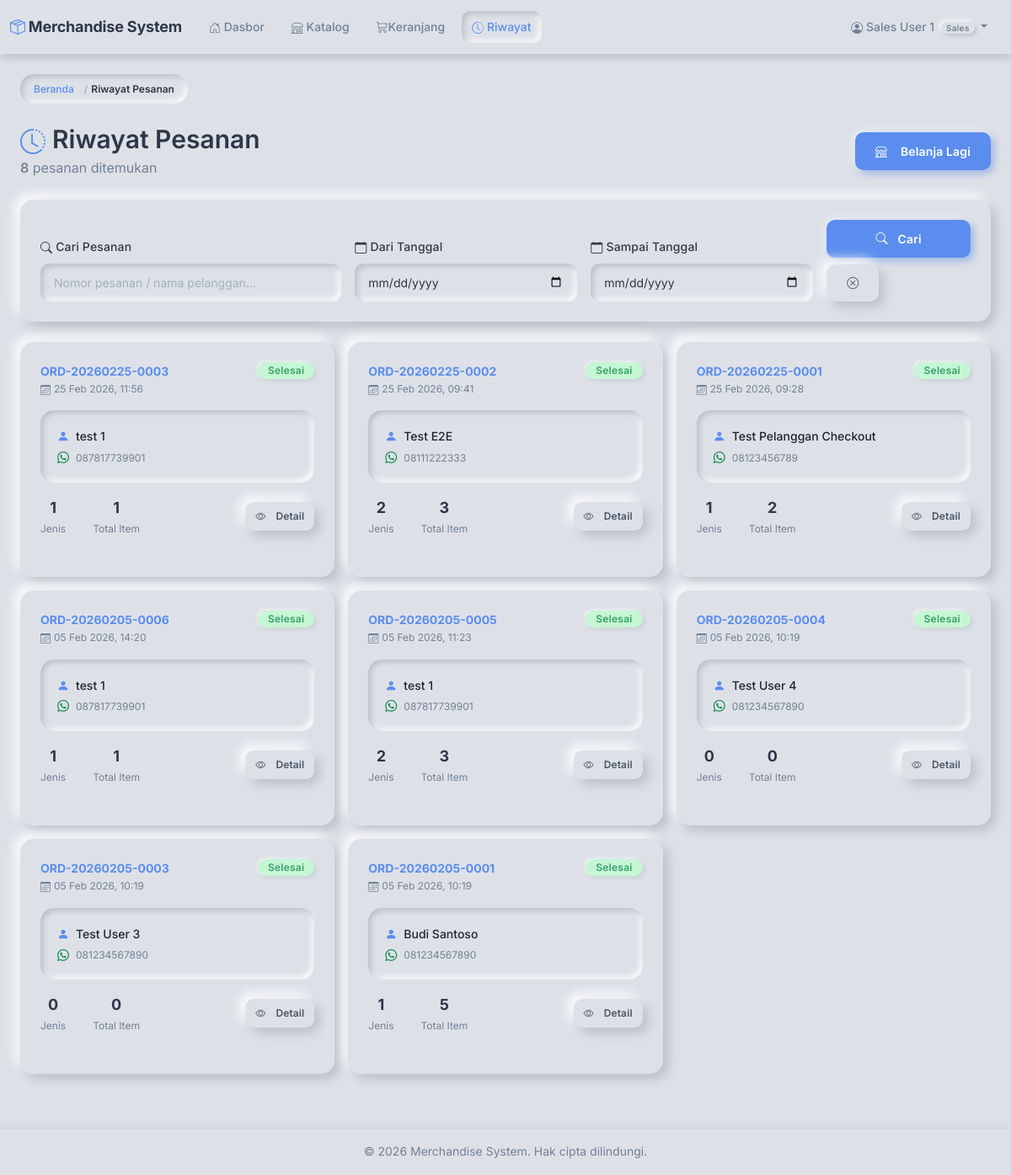
/orders/riwayat/ (signed in), run on the app's committed database.
### accounts/models.py (models this page shows, shortened)
class User(AbstractUser):
    class Role(models.TextChoices):
        ADMIN = 'ADMIN', 'Admin (Markom)'
        SALES = 'SALES', 'Sales'
    role = models.CharField(
        max_length=10,
        choices=Role.choices,
        default=Role.SALES,
        help_text='User role: ADMIN for Markom, SALES for sales team'
    )
    full_name = models.CharField(
        max_length=255,
        help_text='Full name of the user'
    )
    phone = models.CharField(
        max_length=20,
        blank=True,
        help_text='Phone number'
    )
    class Meta:
        db_table = 'users'
        verbose_name = 'User'
        verbose_name_plural = 'Users'
        ordering = ['-date_joined']
    @property
    def is_admin(self):
        return self.role == self.Role.ADMIN
    @property
    def is_sales(self):
        return self.role == self.Role.SALES

### orders/models.py (models this page shows, shortened)
class Order(models.Model):
    order_number = models.CharField(
        max_length=50,
        unique=True,
        help_text='Auto-generated order number (ORD-YYYYMMDD-XXXX)'
    )
    customer_name = models.CharField(
        max_length=200,
        help_text='Customer full name'
    )
    customer_phone = models.CharField(
        max_length=20,
        help_text='Customer WhatsApp number'
    )
    sales_user = models.ForeignKey(
        settings.AUTH_USER_MODEL,
        on_delete=models.PROTECT,
        related_name='orders',
        help_text='Sales user who created this order'
    )
    notes = models.TextField(
        blank=True,
        help_text='Additional notes or comments'
    )
    created_at = models.DateTimeField(
        auto_now_add=True,
        help_text='Order creation timestamp'
    )
    class Meta:
        db_table = 'orders'
        verbose_name = 'Order'
        verbose_name_plural = 'Orders'
        ordering = ['-created_at']

### orders/cart_views.py (the view)
# urls.py: path('riwayat/', cart_views.my_orders, name='my_orders'),
@sales_required
def my_orders(request):
    from django.db.models import Count, Sum, Q
    from orders.models import Order
    search = request.GET.get('search', '')
    date_from = request.GET.get('date_from', '')
    date_to = request.GET.get('date_to', '')
    orders = (
        Order.objects
        .filter(sales_user=request.user)
        .select_related('sales_user')
        .annotate(
            item_count=Count('items'),
            total_quantity=Sum('items__quantity'),
        )
        .order_by('-created_at')
    )
    if search:
        orders = orders.filter(
            Q(order_number__icontains=search) |
            Q(customer_name__icontains=search) |
            Q(customer_phone__icontains=search)
        )
    if date_from:
        orders = orders.filter(created_at__date__gte=date_from)
    if date_to:
        orders = orders.filter(created_at__date__lte=date_to)
    context = {
        'orders': orders,
        'search': search,
        'date_from': date_from,
        'date_to': date_to,
        'total_count': orders.count(),
    }
    return render(request, 'orders/my_orders.html', context)

### orders/cart.py (called while the page is built)
    def get_total_quantity(self):
        return sum(item.get('quantity', 0) for item in self.cart.values())

    def get_total_unique(self):
        return len(self.cart)

### orders/context_processors.py (called while the page is built)
def cart_context(request):
    if request.user.is_authenticated and hasattr(request.user, 'is_sales') and request.user.is_sales:
        cart = Cart(request)
        return {
            'navbar_cart_total': cart.get_total_quantity(),
            'navbar_cart_unique': cart.get_total_unique(),
        }
    return {
        'navbar_cart_total': 0,
        'navbar_cart_unique': 0,
    }

### templates/orders/my_orders.html (shortened to what this page needs)
{% extends 'base.html' %}
{% block content %}
<div class="container-fluid">
    <nav aria-label="breadcrumb" class="mb-3">
        <ol class="breadcrumb breadcrumb-neu">
            <li class="breadcrumb-item"><a href="{% url 'dashboard:home' %}">Beranda</a></li>
            <li class="breadcrumb-item active">Riwayat Pesanan</li>
        </ol>
    </nav>
    <div class="row mb-4 align-items-center">
        <div class="col">
            <h2 class="mb-1">
                <i class="bi bi-clock-history me-2" style="color: var(--color-accent);"></i>Riwayat Pesanan
            </h2>
            <p class="text-muted mb-0">
                <span class="fw-semibold">{{ total_count }}</span> pesanan ditemukan
            </p>
        </div>
        <div class="col-12 col-md-auto mt-3 mt-md-0">
            <a href="{% url 'orders:shop' %}" class="btn btn-primary w-100 w-md-auto">
                <i class="bi bi-shop me-2"></i>Belanja Lagi
            </a>
        </div>
    </div>
    <div class="card mb-4">
        <div class="card-body">
            <form method="get">
                <div class="row g-3 align-items-end">
                    <div class="col-12 col-md-4">
                        <label class="form-label fw-medium form-label-sm">
                            <i class="bi bi-search me-1"></i>Cari Pesanan
                        </label>
                        <input type="text" name="search" class="form-control"
                               value="{{ search }}"
                               placeholder="Nomor pesanan / nama pelanggan...">
                    </div>
                    <div class="col-12 col-sm-6 col-md-3">
                        <label class="form-label fw-medium form-label-sm">
                            <i class="bi bi-calendar me-1"></i>Dari Tanggal
                        </label>
                        <input type="date" name="date_from" class="form-control" value="{{ date_from }}">
                    </div>
                    <div class="col-12 col-sm-6 col-md-3">
                        <label class="form-label fw-medium form-label-sm">
                            <i class="bi bi-calendar me-1"></i>Sampai Tanggal
                        </label>
                        <input type="date" name="date_to" class="form-control" value="{{ date_to }}">
                    </div>
                    <div class="col-12 col-md-2 d-flex flex-wrap gap-2">
                        <button type="submit" class="btn btn-primary flex-grow-1">
                            <i class="bi bi-search me-1"></i>Cari
                        </button>
                        <a href="{% url 'orders:my_orders' %}" class="btn btn-secondary" title="Reset Filter">
                            <i class="bi bi-x-circle"></i>
                        </a>
                    </div>
                </div>
            </form>
        </div>
    </div>
    {% if orders %}
    <div class="row g-3">
        {% for order in orders %}
        <div class="col-12 col-sm-6 col-lg-4">
            <div class="card h-100 order-card"
                 onclick="window.location='{% url 'orders:order_detail' order.pk %}'">
                <div class="card-body p-4">
                    <div class="d-flex justify-content-between align-items-start mb-3">
                        <div>
                            <div class="fw-bold text-accent" style="font-size: var(--text-sm);">
                                {{ order.order_number }}
                            </div>
                            <div class="text-muted" style="font-size: var(--text-xs);">
                                <i class="bi bi-calendar3 me-1"></i>{{ order.created_at|date:"d M Y, H:i" }}
                            </div>
                        </div>
                        <span class="badge bg-success">Selesai</span>
                    </div>
                    <div class="neu-inset-box mb-3">
                        <div class="d-flex align-items-center gap-2 mb-1">
                            <i class="bi bi-person-fill text-accent" style="font-size: var(--text-sm);"></i>
                            <span class="fw-medium" style="font-size: var(--text-sm);">{{ order.customer_name }}</span>
                        </div>
                        <div class="d-flex align-items-center gap-2">
                            <i class="bi bi-whatsapp text-success" style="font-size: var(--text-sm);"></i>
                            <span class="text-muted" style="font-size: var(--text-xs);">{{ order.customer_phone }}</span>
                        </div>
                    </div>
                    <div class="d-flex align-items-center gap-3">
                        <div class="text-center">
                            <div class="fw-bold" style="color: var(--color-text-dark); font-size: var(--text-lg);">
                                {{ order.item_count|default:"0" }}
                            </div>
                            <div class="text-muted" style="font-size: var(--text-xs);">Jenis</div>
                        </div>
                        <div class="text-center">
                            <div class="fw-bold" style="color: var(--color-text-dark); font-size: var(--text-lg);">
                                {{ order.total_quantity|default:"0" }}
                            </div>
                            <div class="text-muted" style="font-size: var(--text-xs);">Total Item</div>
                        </div>
                        <div class="ms-auto">
                            <a href="{% url 'orders:order_detail' order.pk %}"
                               class="btn btn-secondary btn-sm"
                               onclick="event.stopPropagation();"
                               title="Lihat Detail">
                                <i class="bi bi-eye me-1"></i>Detail
                            </a>
                        </div>
                    </div>
                </div>
            </div>
        </div>
        {% endfor %}
    </div>
    {% endif %}
</div>
{% endblock %}

### templates/base.html (shortened to what this page needs)
<!DOCTYPE html>
<html lang="id">
<head>
    <link href="https://cdn.jsdelivr.net/npm/bootstrap@5.3.0/dist/css/bootstrap.min.css" rel="stylesheet">
    <link rel="stylesheet" href="https://cdn.jsdelivr.net/npm/bootstrap-icons@1.11.0/font/bootstrap-icons.css">
    {% load static %}
    <link rel="stylesheet" href="{% static 'css/custom.css' %}">
</head>
<body>
    {% if user.is_authenticated %}
    <nav class="navbar navbar-expand-lg">
        <div class="container-fluid">
            <a class="navbar-brand" href="{% url 'dashboard:home' %}">
                <i class="bi bi-box-seam me-1" style="color: var(--color-accent);"></i>Merchandise System
            </a>
            <div class="collapse navbar-collapse" id="navbarNav">
                <ul class="navbar-nav me-auto">
                    <li class="nav-item">
                        <a class="nav-link {% if request.resolver_match.app_name == 'dashboard' %}active{% endif %}"
                           href="{% url 'dashboard:home' %}">
                            <i class="bi bi-house-door"></i> Dasbor
                        </a>
                    </li>
                    {% if user.is_sales %}
                    <li class="nav-item">
                        <a class="nav-link {% if request.resolver_match.url_name == 'shop' %}active{% endif %}"
                           href="{% url 'orders:shop' %}">
                            <i class="bi bi-shop"></i> Katalog
                        </a>
                    </li>
                    <li class="nav-item">
                        <a class="nav-link cart-nav-link {% if request.resolver_match.url_name == 'cart_detail' %}active{% endif %}"
                           href="{% url 'orders:cart_detail' %}">
                            <i class="bi bi-cart3"></i> Keranjang
                        </a>
                    </li>
                    <li class="nav-item">
                        <a class="nav-link {% if request.resolver_match.url_name == 'my_orders' %}active{% endif %}"
                           href="{% url 'orders:my_orders' %}">
                            <i class="bi bi-clock-history"></i> Riwayat
                        </a>
                    </li>
                    {% endif %}
                </ul>
                <ul class="navbar-nav">
                    <li class="nav-item dropdown">
                        <a class="nav-link dropdown-toggle" href="#" id="userDropdown"
                           role="button" data-bs-toggle="dropdown" aria-expanded="false">
                            <i class="bi bi-person-circle"></i>
                            {{ user.full_name }}
                            {% if user.is_admin %}
                                <span class="badge bg-primary ms-1 badge-role">Admin</span>
                            {% else %}
                                <span class="badge bg-secondary ms-1 badge-role">Sales</span>
                            {% endif %}
                        </a>
                    </li>
                </ul>
            </div>
        </div>
    </nav>
    {% endif %}
    <main class="{% if user.is_authenticated %}container-fluid py-4{% endif %}">
        {% block content %}{% endblock %}
    </main>
    {% if user.is_authenticated %}
    <footer>
        <div class="container-fluid">
            <p class="mb-0">&copy; {% now "Y" %} Merchandise System. Hak cipta dilindungi.</p>
        </div>
    </footer>
    {% endif %}
</body>
</html>

### data on the page
User: full_name "Sales User 1"
Order: order_number "ORD-20260225-0003", created_at "25 Feb 2026, 11:56", customer_name "test 1", customer_phone "087817739901", item_count "1", total_quantity "1"
Order: order_number "ORD-20260225-0002", created_at "25 Feb 2026, 09:41", customer_name "Test E2E", customer_phone "08111222333", item_count "2", total_quantity "3"
Order: order_number "ORD-20260225-0001", created_at "25 Feb 2026, 09:28", customer_name "Test Pelanggan Checkout", customer_phone "08123456789", item_count "1", total_quantity "2"
Order: order_number "ORD-20260205-0006", created_at "05 Feb 2026, 14:20", customer_name "test 1", customer_phone "087817739901", item_count "1", total_quantity "1"
Order: order_number "ORD-20260205-0005", created_at "05 Feb 2026, 11:23", customer_name "test 1", customer_phone "087817739901", item_count "2", total_quantity "3"
Order: order_number "ORD-20260205-0004", created_at "05 Feb 2026, 10:19", customer_name "Test User 4", customer_phone "081234567890", item_count "0", total_quantity "0"
Order: order_number "ORD-20260205-0003", created_at "05 Feb 2026, 10:19", customer_name "Test User 3", customer_phone "081234567890", item_count "0", total_quantity "0"
Order: order_number "ORD-20260205-0001", created_at "05 Feb 2026, 10:19", customer_name "Budi Santoso", customer_phone "081234567890", item_count "1", total_quantity "5"

### other printed values
{{ total_count }} "8"
